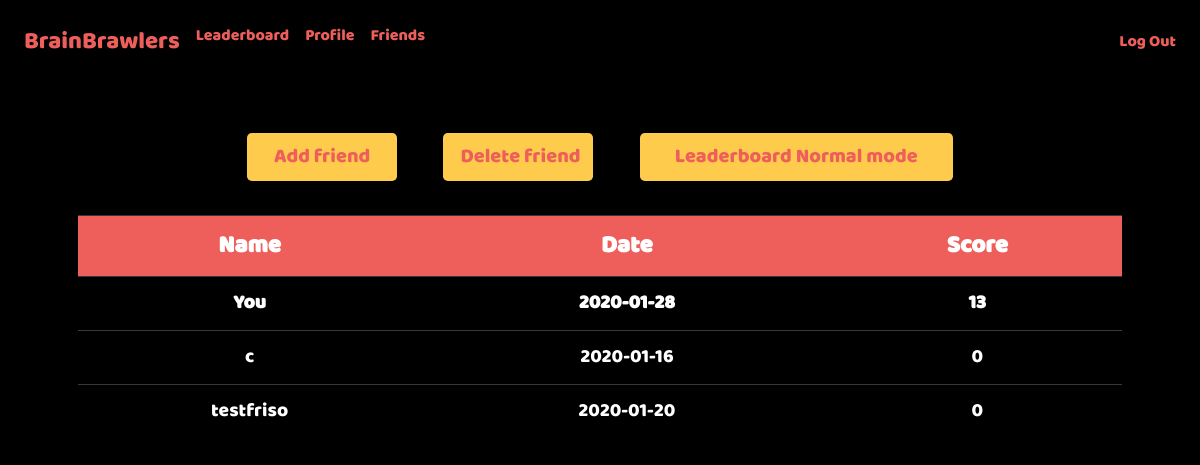
Screenshot of /friends_mirror (signed in) with the database file from the repository.
### tables this page shows
CREATE TABLE 'users' ('id' integer PRIMARY KEY AUTOINCREMENT NOT NULL, 'username' text NOT NULL, 'hash' text NOT NULL, 'highscore' integer NOT NULL, 'date'  date NOT NULL DEFAULT CURRENT_DATE  , 'highscore_mirror' integer);

### application.py (the view)
@app.route("/friends_mirror", methods=["GET"])
@login_required
def friends_mirror():
    friends = set([friend["friendname"] for friend in get_db(["friendname"], "friends", "user_id", session["user_id"])])
    highscores = sum([get_db(["username", "highscore_mirror", "date"], "users", "username", friend) for friend in friends], [])
    highscores = sorted(highscores, key=lambda k:k["highscore_mirror"], reverse=True)
    yourscore = get_db(["highscore_mirror", "date"], "users", "id", session["user_id"])
    return render_template("friends/friends_mirror.html", highscores=highscores, yourscore=yourscore[0])

### application.py (called while the page is built)
@app.after_request
def after_request(response):
    response.headers["Cache-Control"] = "no-cache, no-store, must-revalidate"
    response.headers["Expires"] = 0
    response.headers["Pragma"] = "no-cache"
    return response

### helpers.py (called while the page is built, shortened)
def login_required(f):
    @wraps(f)
    def decorated_function(*args, **kwargs):
        if session.get("user_id") is None:
            return redirect("/index")
        return f(*args, **kwargs)
    return decorated_function

def get_db(items, table, key, value, order=None):
    string = "SELECT "
    if order == "friends":
        return db.execute("SELECT friendname FROM friends WHERE user_id= :user_id AND friendname= :friendname"
        , user_id=value[0], friendname=value[1])
    for item in items:
        if item != items[0]:
            string += ", "
        string += str(item)
    string += " FROM " + table
    if key != None and value != None:
        string += " WHERE " + key + "= :key"
    if key != None:
        return db.execute(string, key=str(value))
    return db.execute(string)

### templates/friends/friends_mirror.html (shortened to what this page needs)
{% extends "layout.html" %}
{% block css %}
<link href="{{ url_for('static', filename='css/index_style.css') }}" rel="stylesheet">
{% endblock %}
{% block main %}
    <p>
        <br>
        <br>
    </p>
    <a href="/add_friend"><button type="button" class="btn btn-lg">Add friend</button></a>
    <a href="/delete_friend"><button type="submit" class="btn btn-lg">Delete friend</button></a>
    <a href="/friends"><button class="btn btn-lg" style="width:30%">Leaderboard Normal mode</button></a>
    <table id=table class="table table-dark" style="width:100%">
        <link href="/static/css/leaderboard.css" rel="stylesheet">
        <tr>
            <th>Name</th>
            <th>Date</th>
            <th>Score</th>
        </tr>
        <tr>
            <td><strong>You</strong></td>
            <td><strong>{{ yourscore.date }}</strong></td>
            <td><strong>{{ yourscore.highscore_mirror }}</strong></td>
        </tr>
    {% for highscore in highscores %}
        <tr>
            <td>{{ highscore.username }}</td>
            <td>{{ highscore.date }}</td>
            <td>{{ highscore.highscore_mirror }}</td>
        </tr>
    {% endfor %}
    </table>
{% endblock %}

### static/css/basic_style.css (style rules this page uses)
body { background-color: #000000; }
.btn { width: 150px; font-family: Baloo Regular, Baloo; text-align: center; color: #ee5f5b; background-color: #fecb4c; margin-top: 2%; margin-bottom: 1%; }

### static/css/index_style.css (style rules this page uses)
.btn { margin-left: 2%; margin-right: 2%; }

### static/css/leaderboard.css (style rules this page uses)
#table { margin-left:auto; margin-right:auto; color: white; font-family: Baloo Regular, Baloo; }
th { background-color: #ee5f5b; font-size: 150%; font-weight: bold; }
td { background-color: black; font-size: 120%; }

### rows the page displays
users: date "2020-01-28", highscore_mirror "13"
users: username "c", date "2020-01-16", highscore_mirror "0"
users: username "testfriso", date "2020-01-20", highscore_mirror "0"
